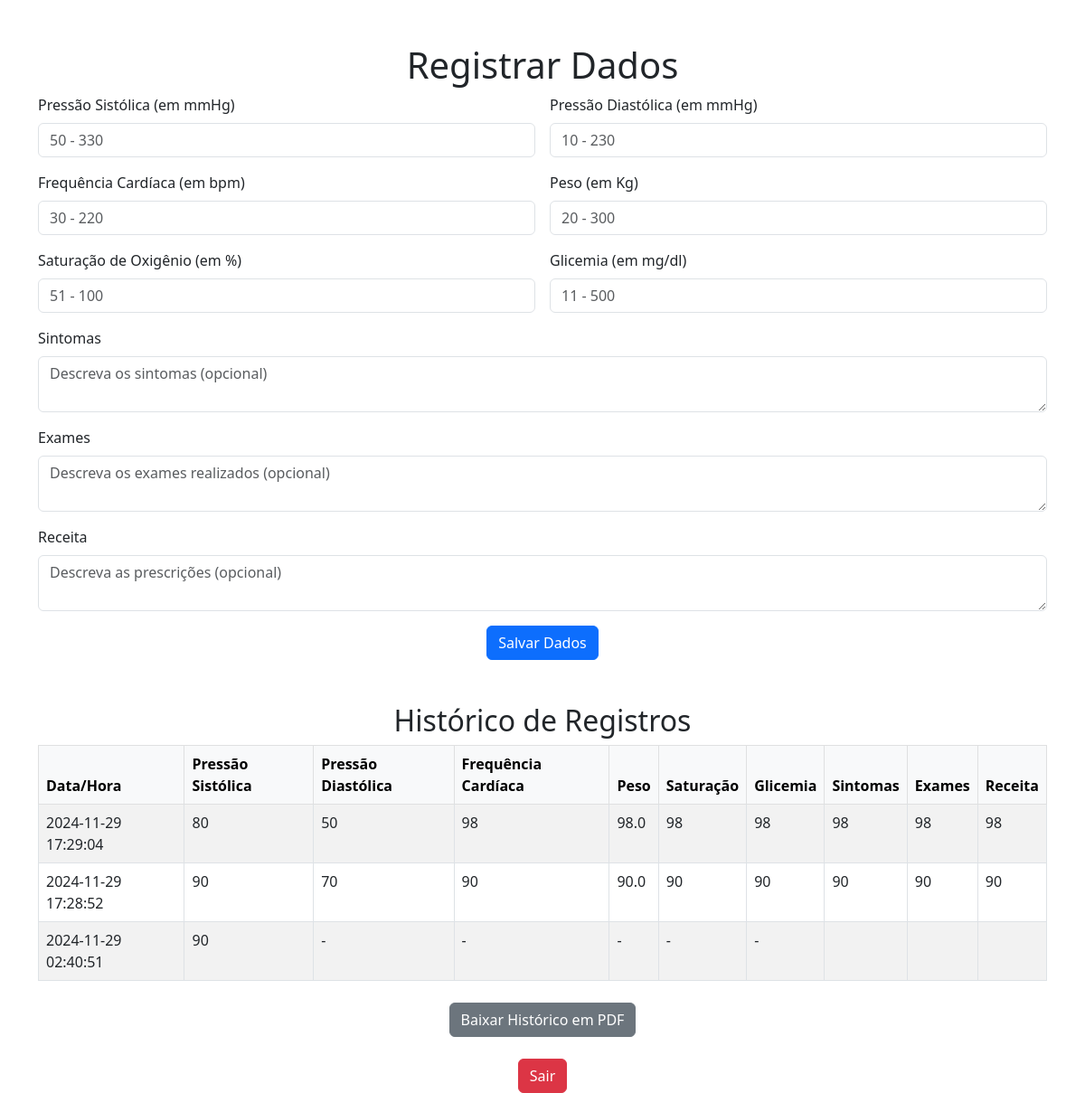
Page /dados (signed in) on the committed database.
### tables this page shows
CREATE TABLE dados_saude (
            id INTEGER PRIMARY KEY AUTOINCREMENT,
            paciente_id INTEGER NOT NULL,
            data_hora TIMESTAMP DEFAULT CURRENT_TIMESTAMP,
            pressao_sistolica INTEGER CHECK(pressao_sistolica BETWEEN 50 AND 330),
            pressao_diastolica INTEGER CHECK(pressao_diastolica BETWEEN 10 AND 230),
            frequencia_cardiaca INTEGER CHECK(frequencia_cardiaca BETWEEN 30 AND 220),
            peso REAL CHECK(peso BETWEEN 20 AND 300),
            saturacao_oxigenio INTEGER CHECK(saturacao_oxigenio BETWEEN 51 AND 100),
            glicemia INTEGER CHECK(glicemia BETWEEN 11 AND 500),
            sintomas TEXT,
            exames TEXT,
            receita TEXT,
            FOREIGN KEY (paciente_id) REFERENCES pacientes (id)
        );

### app.py (the view, shortened to what this page needs)
@app.route('/dados', methods=['GET', 'POST'])
def dados():
    if 'paciente_id' not in session or session.get('tipo_usuario') != 'paciente':
        flash('Acesso não autorizado.', 'error')
        return redirect(url_for('login'))
    paciente_id = session['paciente_id']
    conn = sqlite3.connect('database.db')
    cursor = conn.cursor()
    cursor.execute('SELECT * FROM dados_saude WHERE paciente_id = ? ORDER BY data_hora DESC', (paciente_id,))
    dados = cursor.fetchall()
    conn.close()
    return render_template('dados.html', dados=dados)

### templates/dados.html (shortened to what this page needs)
<!DOCTYPE html>
<html lang="en">
<head>
    <link href="https://cdn.jsdelivr.net/npm/bootstrap@5.3.0/dist/css/bootstrap.min.css" rel="stylesheet">
</head>
<body class="container mt-5">
    <h1 class="text-center">Registrar Dados</h1>
    <form method="POST" class="row g-3">
        <div class="col-md-6">
            <label for="pressao_sistolica" class="form-label">Pressão Sistólica (em mmHg)</label>
            <input type="number" name="pressao_sistolica" id="pressao_sistolica" class="form-control" placeholder="50 - 330">
        </div>
        <div class="col-md-6">
            <label for="pressao_diastolica" class="form-label">Pressão Diastólica (em mmHg)</label>
            <input type="number" name="pressao_diastolica" id="pressao_diastolica" class="form-control" placeholder="10 - 230">
        </div>
        <div class="col-md-6">
            <label for="frequencia_cardiaca" class="form-label">Frequência Cardíaca (em bpm)</label>
            <input type="number" name="frequencia_cardiaca" id="frequencia_cardiaca" class="form-control" placeholder="30 - 220">
        </div>
        <div class="col-md-6">
            <label for="peso" class="form-label">Peso (em Kg)</label>
            <input type="number" step="0.1" name="peso" id="peso" class="form-control" placeholder="20 - 300">
        </div>
        <div class="col-md-6">
            <label for="saturacao_oxigenio" class="form-label">Saturação de Oxigênio (em %)</label>
            <input type="number" name="saturacao_oxigenio" id="saturacao_oxigenio" class="form-control" placeholder="51 - 100">
        </div>
        <div class="col-md-6">
            <label for="glicemia" class="form-label">Glicemia (em mg/dl)</label>
            <input type="number" name="glicemia" id="glicemia" class="form-control" placeholder="11 - 500">
        </div>
        <div class="col-12">
            <label for="sintomas" class="form-label">Sintomas</label>
            <textarea name="sintomas" id="sintomas" class="form-control" placeholder="Descreva os sintomas (opcional)"></textarea>
        </div>
        <div class="col-12">
            <label for="exames" class="form-label">Exames</label>
            <textarea name="exames" id="exames" class="form-control" placeholder="Descreva os exames realizados (opcional)"></textarea>
        </div>
        <div class="col-12">
            <label for="receita" class="form-label">Receita</label>
            <textarea name="receita" id="receita" class="form-control" placeholder="Descreva as prescrições (opcional)"></textarea>
        </div>
        <div class="col-12 text-center">
            <button type="submit" class="btn btn-primary">Salvar Dados</button>
        </div>
    </form>
    <h2 class="text-center mt-5">Histórico de Registros</h2>
    <table class="table table-striped table-bordered">
        <thead class="table-light">
            <tr>
                <th>Data/Hora</th>
                <th>Pressão Sistólica</th>
                <th>Pressão Diastólica</th>
                <th>Frequência Cardíaca</th>
                <th>Peso</th>
                <th>Saturação</th>
                <th>Glicemia</th>
                <th>Sintomas</th>
                <th>Exames</th>
                <th>Receita</th>
            </tr>
        </thead>
        <tbody>
            {% for dado in dados %}
            <tr>
                <td>{{ dado[2] }}</td>
                <td>{{ dado[3] if dado[3] != None else '-' }}</td>
                <td>{{ dado[4] if dado[4] != None else '-' }}</td>
                <td>{{ dado[5] if dado[5] != None else '-' }}</td>
                <td>{{ dado[6] if dado[6] != None else '-' }}</td>
                <td>{{ dado[7] if dado[7] != None else '-' }}</td>
                <td>{{ dado[8] if dado[8] != None else '-' }}</td>
                <td>{{ dado[9] if dado[9] != None else '-' }}</td>
                <td>{{ dado[10] if dado[10] != None else '-' }}</td>
                <td>{{ dado[11] if dado[11] != None else '-' }}</td>
            </tr>
            {% endfor %}
        </tbody>
    </table>
    <div class="text-center mt-4">
        <a href="/historico_pdf" class="btn btn-secondary">Baixar Histórico em PDF</a>
    </div>
    <div class="text-center mt-4">
        <a href="/logout" class="btn btn-danger">Sair</a>
    </div>
</body>
</html>

### rows in the picture
dados_saude: data_hora "2024-11-29 17:29:04", pressao_sistolica "80", pressao_diastolica "50", frequencia_cardiaca "98", peso "98.0", saturacao_oxigenio "98", glicemia "98", sintomas "98", exames "98", receita "98"
dados_saude: data_hora "2024-11-29 17:28:52", pressao_sistolica "90", pressao_diastolica "70", frequencia_cardiaca "90", peso "90.0", saturacao_oxigenio "90", glicemia "90", sintomas "90", exames "90", receita "90"
dados_saude: data_hora "2024-11-29 02:40:51", pressao_sistolica "90", dado "-"
